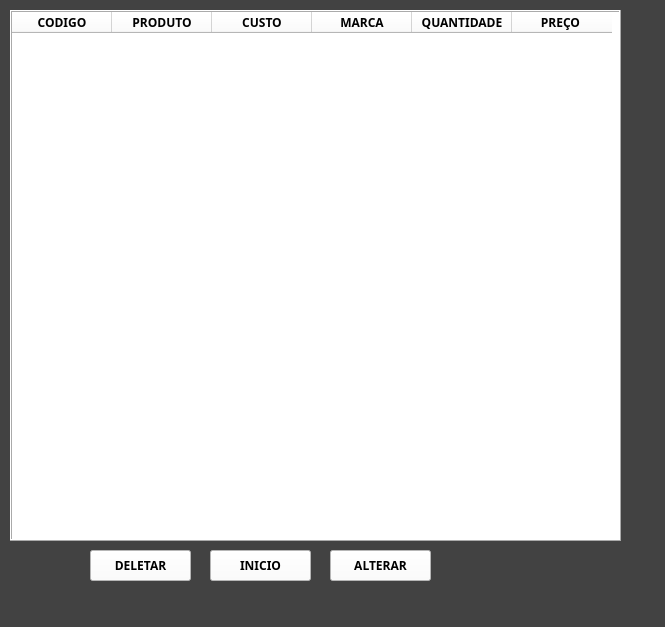
<?xml version="1.0" encoding="UTF-8"?>
<ui version="4.0">
 <class>MainWindow</class>
 <widget class="QMainWindow" name="MainWindow">
  <property name="geometry">
   <rect>
    <x>0</x>
    <y>0</y>
    <width>665</width>
    <height>627</height>
   </rect>
  </property>
  <property name="windowTitle">
   <string>MainWindow</string>
  </property>
  <property name="styleSheet">
   <string notr="true">background-color: rgb(66, 66, 66);</string>
  </property>
  <widget class="QWidget" name="centralwidget">
   <widget class="QTableWidget" name="tableWidget">
    <property name="geometry">
     <rect>
      <x>10</x>
      <y>10</y>
      <width>611</width>
      <height>531</height>
     </rect>
    </property>
    <property name="maximumSize">
     <size>
      <width>16777215</width>
      <height>541</height>
     </size>
    </property>
    <property name="styleSheet">
     <string notr="true">background-color: rgb(255, 255, 255);</string>
    </property>
    <property name="frameShape">
     <enum>QFrame::Box</enum>
    </property>
    <property name="frameShadow">
     <enum>QFrame::Raised</enum>
    </property>
    <property name="lineWidth">
     <number>1</number>
    </property>
    <column>
     <property name="text">
      <string>CODIGO</string>
     </property>
     <property name="font">
      <font>
       <family>Arial Black</family>
       <pointsize>9</pointsize>
       <weight>75</weight>
       <bold>true</bold>
      </font>
     </property>
     <property name="foreground">
      <brush brushstyle="SolidPattern">
       <color alpha="255">
        <red>0</red>
        <green>0</green>
        <blue>0</blue>
       </color>
      </brush>
     </property>
    </column>
    <column>
     <property name="text">
      <string>PRODUTO</string>
     </property>
     <property name="font">
      <font>
       <family>Arial Black</family>
       <pointsize>9</pointsize>
       <weight>75</weight>
       <bold>true</bold>
      </font>
     </property>
    </column>
    <column>
     <property name="text">
      <string>CUSTO</string>
     </property>
     <property name="font">
      <font>
       <family>Arial Black</family>
       <pointsize>9</pointsize>
       <weight>75</weight>
       <bold>true</bold>
      </font>
     </property>
    </column>
    <column>
     <property name="text">
      <string>MARCA</string>
     </property>
     <property name="font">
      <font>
       <family>Arial Black</family>
       <pointsize>9</pointsize>
       <weight>75</weight>
       <bold>true</bold>
      </font>
     </property>
    </column>
    <column>
     <property name="text">
      <string>QUANTIDADE</string>
     </property>
     <property name="font">
      <font>
       <family>Arial Black</family>
       <pointsize>9</pointsize>
       <weight>75</weight>
       <bold>true</bold>
      </font>
     </property>
    </column>
    <column>
     <property name="text">
      <string>PREÇO </string>
     </property>
     <property name="font">
      <font>
       <family>Arial Black</family>
       <pointsize>9</pointsize>
       <weight>75</weight>
       <bold>true</bold>
      </font>
     </property>
     <property name="textAlignment">
      <set>AlignCenter</set>
     </property>
    </column>
   </widget>
   <widget class="QPushButton" name="pushButton">
    <property name="geometry">
     <rect>
      <x>90</x>
      <y>550</y>
      <width>101</width>
      <height>31</height>
     </rect>
    </property>
    <property name="font">
     <font>
      <family>Arial Black</family>
      <weight>75</weight>
      <bold>true</bold>
     </font>
    </property>
    <property name="styleSheet">
     <string notr="true">background-color: rgb(255, 255, 255);</string>
    </property>
    <property name="text">
     <string>DELETAR</string>
    </property>
   </widget>
   <widget class="QPushButton" name="pushButton_2">
    <property name="geometry">
     <rect>
      <x>210</x>
      <y>550</y>
      <width>101</width>
      <height>31</height>
     </rect>
    </property>
    <property name="font">
     <font>
      <family>Arial Black</family>
      <weight>75</weight>
      <bold>true</bold>
     </font>
    </property>
    <property name="styleSheet">
     <string notr="true">background-color: rgb(255, 255, 255);</string>
    </property>
    <property name="text">
     <string>INICIO</string>
    </property>
   </widget>
   <widget class="QPushButton" name="pushButton_3">
    <property name="geometry">
     <rect>
      <x>330</x>
      <y>550</y>
      <width>101</width>
      <height>31</height>
     </rect>
    </property>
    <property name="font">
     <font>
      <family>Arial Black</family>
      <weight>75</weight>
      <bold>true</bold>
     </font>
    </property>
    <property name="styleSheet">
     <string notr="true">background-color: rgb(255, 255, 255);</string>
    </property>
    <property name="text">
     <string>ALTERAR</string>
    </property>
   </widget>
  </widget>
  <widget class="QMenuBar" name="menubar">
   <property name="geometry">
    <rect>
     <x>0</x>
     <y>0</y>
     <width>665</width>
     <height>21</height>
    </rect>
   </property>
  </widget>
  <widget class="QStatusBar" name="statusbar"/>
 </widget>
 <resources/>
 <connections/>
</ui>
